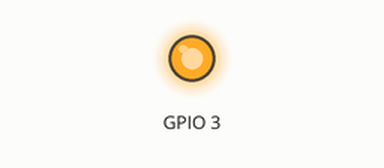
Simulated run of this program. Board: Raspberry Pi (BCM pin numbers), started with the arguments 3 3. Shown: output pins drawn as LEDs (lit = HIGH). What the program prints to the terminal is not drawn. At 0.0 s the program stops and its outputs stay as they are.

Above: at 0.1 s.
Timing chart, 0 to 1.5 s (numbered marks = the images above):
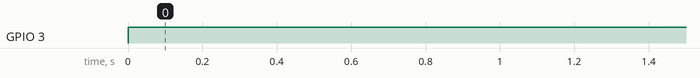

Measured:
- by itself, GPIO 3: LOW → HIGH at 0.00 s

The program:

laser.py
```python
import RPi.GPIO as GPIO
import sys
import time

if len(sys.argv) == 3:
    pir = int(sys.argv[1])
    action = int(sys.argv[2])
    print action
else:
    print "usage: sudo python laser.py pinGPIO# action#"
    sys.exit(1)

GPIO.setwarnings(False)
GPIO.setmode(GPIO.BCM)

GPIO.setup(pir, GPIO.OUT)               #set relay output
GPIO.output(pir, action)		#Turn ON/OFF relay
```
